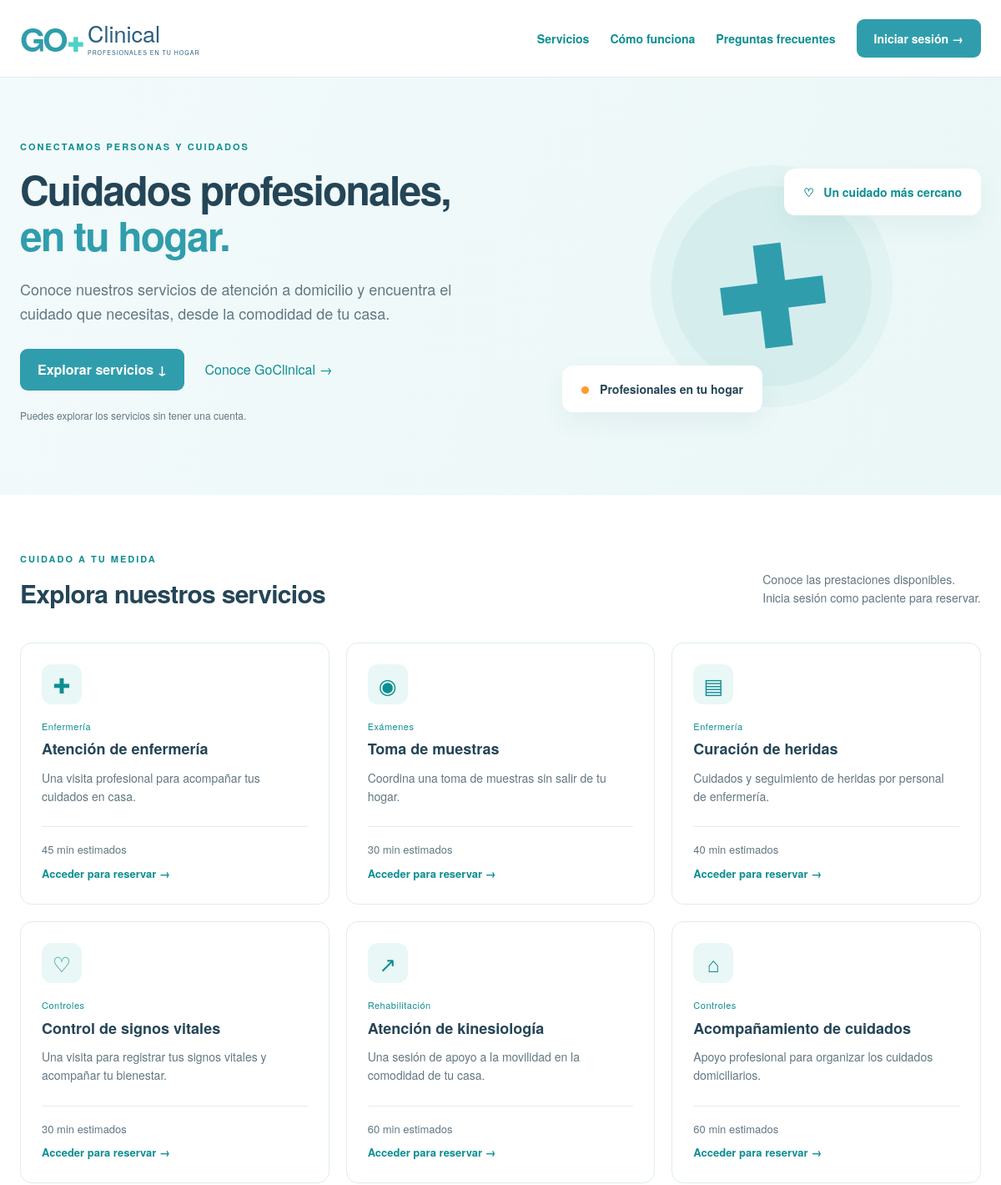
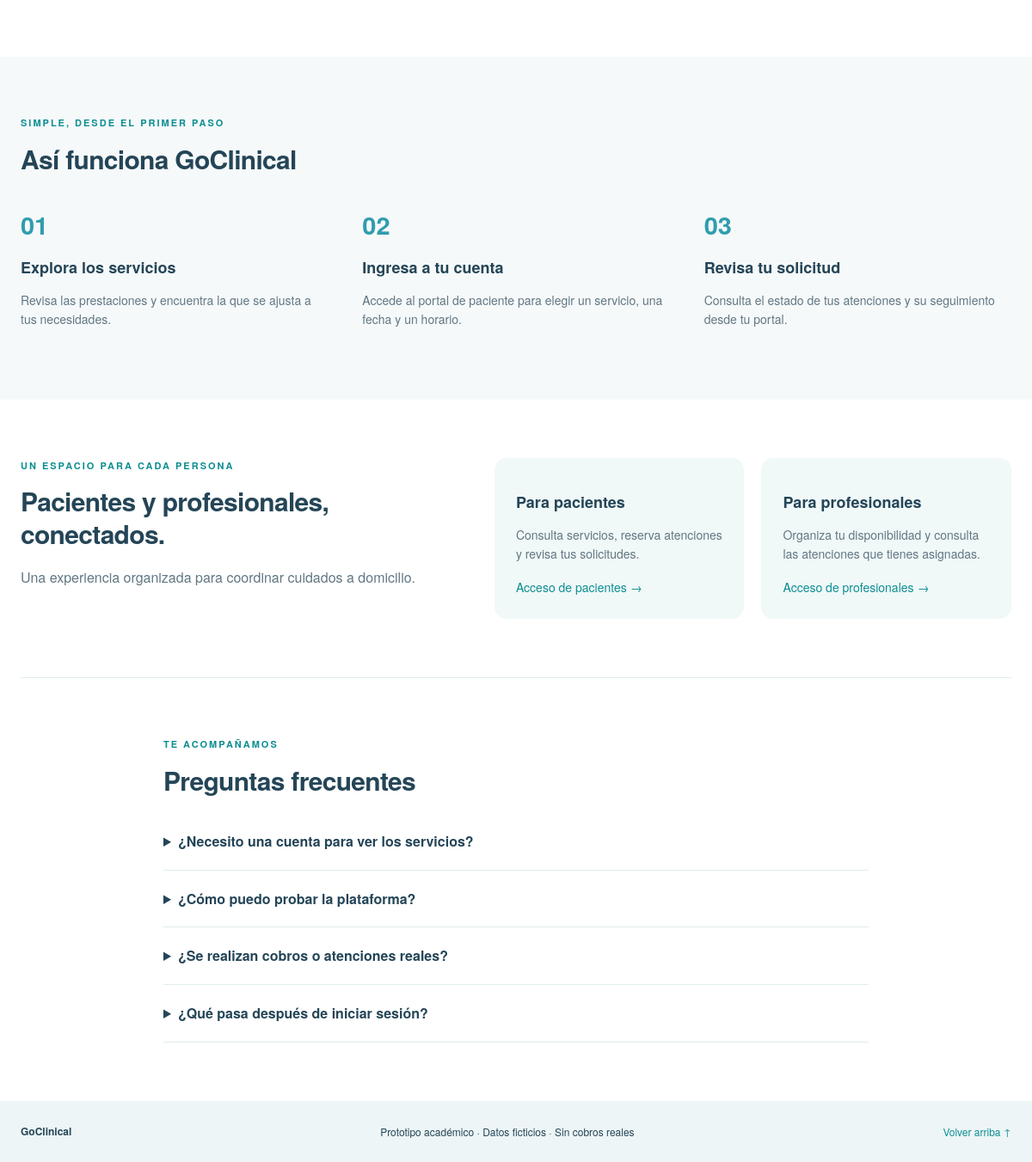
The page / on the database its author committed (2 pictures, top to bottom).
### clinical/models.py (models this page shows, shortened)
class Service(models.Model):
    name = models.CharField("nombre", max_length=100)
    category = models.CharField("categoría", max_length=50)
    icon = models.CharField(max_length=5, default="✚")
    price = models.PositiveIntegerField("precio CLP")
    duration = models.PositiveIntegerField("duración en minutos", default=30)
    code = models.CharField("código", max_length=20, unique=True)
    description = models.CharField("descripción", max_length=250)
    class Meta:
        ordering = ["id"]
        verbose_name = "servicio"
        constraints = [models.CheckConstraint(condition=Q(duration__gt=0), name="service_duration_positive")]

### clinical/views.py (the view)
# urls.py: path("", views.index, name="inicio"),
@ensure_csrf_cookie
@never_cache
@require_GET
def index(request):
    return render(request, 'clinical/public.html', {'services': catalog()})

### clinical/demo.py (called while the page is built)
def catalog():
    return [{'id':s.pk,'name':s.name,'category':s.category,'icon':s.icon,'price':s.price,'time':f'{s.duration} min','code':s.code,'desc':s.description} for s in Service.objects.all()]

### clinical/templates/clinical/public.html (shortened to what this page needs)
{% load static %}
<!doctype html>
<html lang="es">
<head><link rel="stylesheet" href="{% static 'clinical/public.css' %}"></head>
<body>
<header><div class="container topbar"><a class="brand" href="{% url 'inicio' %}" aria-label="GoClinical inicio"><b>GO<span>✚</span></b><span>Clinical<small>PROFESIONALES EN TU HOGAR</small></span></a><nav aria-label="Navegación pública"><a href="#servicios">Servicios</a><a href="#como-funciona">Cómo funciona</a><a href="#preguntas">Preguntas frecuentes</a>{% if request.user.is_authenticated %}<a class="button" href="{% url 'login' %}">Ir a mi portal →</a>{% else %}<a class="button" href="{% url 'login' %}">Iniciar sesión →</a>{% endif %}</nav></div></header>
<main id="contenido">
<section class="hero"><div class="container hero-grid"><div><p class="eyebrow">CONECTAMOS PERSONAS Y CUIDADOS</p><h1>Cuidados profesionales,<br><em>en tu hogar.</em></h1><p class="intro">Conoce nuestros servicios de atención a domicilio y encuentra el cuidado que necesitas, desde la comodidad de tu casa.</p><div class="actions"><a class="button" href="#servicios">Explorar servicios ↓</a><a class="secondary" href="#como-funciona">Conoce GoClinical →</a></div><p class="hint">Puedes explorar los servicios sin tener una cuenta.</p></div><div class="illustration" aria-hidden="true"><div class="ring"></div><div class="cross">✚</div><div class="floating upper">♡ &nbsp; Un cuidado más cercano</div><div class="floating lower"><span class="dot"></span> Profesionales en tu hogar</div></div></div></section>
<section class="container section" id="servicios"><div class="section-heading"><div><p class="eyebrow">CUIDADO A TU MEDIDA</p><h2>Explora nuestros servicios</h2></div><p>Conoce las prestaciones disponibles.<br>Inicia sesión como paciente para reservar.</p></div><div class="cards">{% for s in services %}<article class="card"><span class="icon" aria-hidden="true">{{ s.icon }}</span><span class="category">{{ s.category }}</span><h3>{{ s.name }}</h3><p>{{ s.desc }}</p><div class="card-bottom"><span>{{ s.time }} estimados</span><a href="{% url 'login' %}">Acceder para reservar →</a></div></article>{% empty %}<p>El catálogo estará disponible próximamente.</p>{% endfor %}</div></section>
<section class="steps-section" id="como-funciona"><div class="container section"><p class="eyebrow">SIMPLE, DESDE EL PRIMER PASO</p><h2>Así funciona GoClinical</h2><div class="steps"><article><span>01</span><h3>Explora los servicios</h3><p>Revisa las prestaciones y encuentra la que se ajusta a tus necesidades.</p></article><article><span>02</span><h3>Ingresa a tu cuenta</h3><p>Accede al portal de paciente para elegir un servicio, una fecha y un horario.</p></article><article><span>03</span><h3>Revisa tu solicitud</h3><p>Consulta el estado de tus atenciones y su seguimiento desde tu portal.</p></article></div></div></section>
<section class="container section audience"><div><p class="eyebrow">UN ESPACIO PARA CADA PERSONA</p><h2>Pacientes y profesionales,<br>conectados.</h2><p>Una experiencia organizada para coordinar cuidados a domicilio.</p></div><div class="audience-cards"><article><h3>Para pacientes</h3><p>Consulta servicios, reserva atenciones y revisa tus solicitudes.</p><a href="{% url 'login' %}">Acceso de pacientes →</a></article><article><h3>Para profesionales</h3><p>Organiza tu disponibilidad y consulta las atenciones que tienes asignadas.</p><a href="{% url 'login' %}">Acceso de profesionales →</a></article></div></section>
<section class="container section faq" id="preguntas"><p class="eyebrow">TE ACOMPAÑAMOS</p><h2>Preguntas frecuentes</h2><details><summary>¿Necesito una cuenta para ver los servicios?</summary></details><details><summary>¿Cómo puedo probar la plataforma?</summary></details><details><summary>¿Se realizan cobros o atenciones reales?</summary></details><details><summary>¿Qué pasa después de iniciar sesión?</summary></details></section>
</main><footer><div class="container footer-row"><b>GoClinical</b><span>Prototipo académico · Datos ficticios · Sin cobros reales</span><a href="#contenido">Volver arriba ↑</a></div></footer>
</body></html>

### clinical/static/clinical/public.css (style rules this page uses)
:root { --primary:#309dad;--deep:#295e80;--teal:#0d8e92;--ink:#244557;--muted:#617783;--line:#e1ecee }
* { box-sizing:border-box }
html { scroll-behavior:smooth;scroll-padding-top:24px }
body { margin:0;color:var(--ink);background:#fff;font-family:'Helvetica Neue',Helvetica,Arial,sans-serif;font-size:16px;line-height:1.6 }
a { color:var(--teal);text-decoration:none }
.container { width:min(1180px,calc(100% - 48px));margin:auto }
.topbar { display:flex;align-items:center;justify-content:space-between;gap:24px;padding:23px 0 }
header { border-bottom:1px solid var(--line) }
.brand { display:flex;align-items:center;gap:8px;color:var(--deep);line-height:1.1 }
.brand b { font-size:39px;color:var(--primary);letter-spacing:-3px }
.brand b span { font-size:23px;color:#4ed1c7;margin-left:2px }
.brand>span { font-size:27px }
.brand small { display:block;font-size:7px;letter-spacing:1px;margin-top:5px }
.topbar nav { display:flex;flex-wrap:wrap;gap:25px;align-items:center;font-size:14px;font-weight:600 }
.button { display:inline-flex;background:var(--primary);color:white;padding:12px 21px;border-radius:9px;font-weight:600 }
.hero { background:linear-gradient(110deg,#f3fafb,#eaf7f6);overflow:hidden }
.hero-grid { display:grid;grid-template-columns:1.2fr 1fr;align-items:center;gap:48px;padding-top:74px;padding-bottom:74px }
.eyebrow { color:var(--teal);font-size:11px;letter-spacing:2px;font-weight:700;margin:0 0 14px }
h1 { font-size:clamp(34px,4vw,55px);line-height:1.15;letter-spacing:-1.8px;margin:0 0 23px }
h1 em { font-style:normal;color:var(--primary) }
.intro { font-size:18px;color:var(--muted);max-width:520px }
.actions { display:flex;align-items:center;flex-wrap:wrap;gap:24px;margin-top:28px }
.hint { font-size:12px;color:var(--muted);margin-top:20px }
.illustration { height:330px;position:relative;display:grid;place-items:center }
.ring { position:absolute;width:290px;height:290px;border-radius:50%;background:#d5eeed;border:25px solid #e1f3f2 }
.cross { position:relative;font-size:170px;color:var(--primary);line-height:1;transform:rotate(-7deg) }
.floating { position:absolute;background:white;box-shadow:0 12px 30px #295e8010;padding:17px 23px;border-radius:13px;font-size:14px;font-weight:600 }
.upper { top:24px;right:0;color:var(--teal) }
.lower { bottom:14px;left:0 }
.dot { display:inline-block;width:9px;height:9px;background:#ff9a2b;border-radius:50%;margin-right:9px }
.section { padding-top:68px;padding-bottom:68px }
h2 { font-size:30px;line-height:1.25;letter-spacing:-.7px;margin:0 0 20px }
h3 { font-size:18px;line-height:1.4;margin:14px 0 10px }
p { color:var(--muted) }
.section-heading { display:flex;justify-content:space-between;align-items:center;gap:30px;margin-bottom:20px }
.section-heading>p { font-size:14px }
.cards { display:grid;grid-template-columns:repeat(3,minmax(0,1fr));gap:20px }
.card { padding:25px;border:1px solid var(--line);border-radius:14px;display:flex;flex-direction:column;align-items:flex-start }
.icon { background:#e9f7f6;border-radius:12px;color:var(--teal);font-size:25px;width:48px;height:48px;display:grid;place-items:center }
.category { font-size:11px;letter-spacing:.5px;color:var(--teal);margin-top:18px }
.card h3 { margin-top:6px }
.card p { font-size:14px;margin:0 0 25px }
.card-bottom { border-top:1px solid var(--line);padding-top:17px;margin-top:auto;width:100%;display:grid;gap:8px;font-size:13px }
.card-bottom>span { color:var(--muted) }
.card-bottom a { font-weight:600 }
.steps-section { background:#f6f9fa }
.steps { display:grid;grid-template-columns:repeat(3,1fr);gap:40px;margin-top:35px }
.steps article>span { color:var(--primary);font-size:29px;font-weight:700 }
.steps p { font-size:14px }
.audience { display:grid;grid-template-columns:1fr 1.2fr;gap:50px;border-bottom:1px solid var(--line) }
.audience-cards { display:grid;grid-template-columns:1fr 1fr;gap:20px }
.audience-cards article { background:#f0f8f8;padding:25px;border-radius:14px }
.audience-cards p,.audience-cards a { font-size:14px }
.faq { max-width:820px }
details { border-bottom:1px solid var(--line);padding:20px 0 }
summary { cursor:pointer;font-weight:600 }
footer { background:#edf5f6;padding:26px 0;font-size:12px }
.footer-row { display:flex;justify-content:space-between;gap:20px;flex-wrap:wrap }

### rows shown on the page
Service: category "Enfermería", name "Atención de enfermería", desc "Una visita profesional para acompañar tus cuidados en casa."
Service: category "Exámenes", name "Toma de muestras", desc "Coordina una toma de muestras sin salir de tu hogar."
Service: category "Enfermería", name "Curación de heridas", desc "Cuidados y seguimiento de heridas por personal de enfermería."
Service: category "Controles", name "Control de signos vitales", desc "Una visita para registrar tus signos vitales y acompañar tu bienestar."
Service: category "Rehabilitación", name "Atención de kinesiología", desc "Una sesión de apoyo a la movilidad en la comodidad de tu casa."
Service: category "Controles", name "Acompañamiento de cuidados", desc "Apoyo profesional para organizar los cuidados domiciliarios."

### other values the page prints
{{ s.icon }} "✚" "◉" "▤" "♡" "↗" "⌂"
{{ s.time }} "45 min" "30 min" "40 min" "30 min" "60 min" "60 min"
